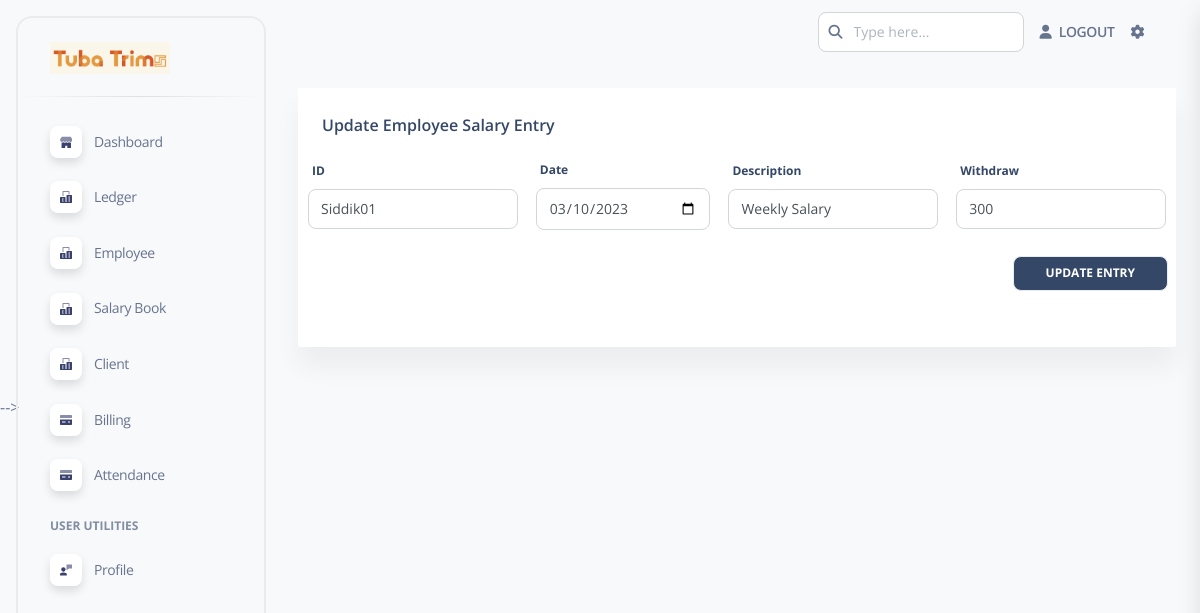
Page /update/salarybook/1 on the committed database.
### apps/home/models.py (models this page shows, shortened)
class SalaryBook(models.Model):
    employee = models.ForeignKey(Employee, on_delete=models.PROTECT)
    date = models.DateField()
    description = models.TextField(null=True)
    withdraw = models.IntegerField()
    class Meta:
        ordering = ['id']

class Employee(models.Model):
    emp_id = models.CharField(primary_key=True, max_length=20)
    name = models.CharField(max_length=50)
    phone = models.CharField(max_length=15)
    age = models.PositiveIntegerField()
    GENDER_CHOICES = (
        ('M', 'Male'),
        ('F', 'Female'),
    )
    gender = models.CharField(max_length=1, choices=GENDER_CHOICES, null=True)
    address = models.CharField(max_length=100)
    salary = models.IntegerField()
    g_name = models.CharField(max_length=50, null=True, )
    g_phone = models.CharField(max_length=15, null=True)

### apps/home/views.py (the view)
# urls.py: path('update/salarybook/<str:id>', views.update_salarybook_entry, name='update_salarybook'), # update entry of General Ledger
def update_salarybook_entry(request,id):
    record = SalaryBook.objects.get(id=id)
    if request.method == 'POST':
            record.date = request.POST.get('date')
            record.description = request.POST.get('description')
            record.withdraw = request.POST.get('withdraw')
            record.save()
            return redirect('employee_ledger')
    context = {
        'record':record
    }
    return render(request, 'forms/update-salarybook.html', context)

### apps/context_processors.py (called while the page is built)
def cfg_assets_root(request):
    return { 'ASSETS_ROOT' : settings.ASSETS_ROOT }

### apps/templates/forms/update-salarybook.html (shortened to what this page needs)
{% extends 'layouts/base.html' %}
{% block content %}
  <div class="w-full px-6 py-6 mx-auto">
    <div class="flex flex-wrap -mx-3">
      <div class="flex-none w-full max-w-full px-3">
        <div class="relative flex flex-col min-w-0 mb-6 break-words bg-white border-0 border-transparent border-solid shadow-soft-xl rounded-sm bg-clip-border">
          <div class="p-6 pb-0 mb-0 bg-white border-b-0 border-b-solid rounded-t-2xl border-b-transparent">
            <h6>Update Employee Salary Entry</h6>
          </div>
          <div class="relative flex flex-col min-w-0 mb-12 break-words bg-white rounded-sm bg-clip-border">
            <div class="flex-auto px-0 pt-0 pb-2">
              <div class="p-0 overflow-x-auto">
                <form role="form text-left" method="POST" autocomplete="off">
                  <table class="items-center justify-center w-full mb-0 align-top text-slate-500">
                    <tbody>
                      <tr>
                        <td class="p-2 align-middle bg-transparent whitespace-nowrap shadow-transparent">
                          <label class="mb-2 ml-1 font-bold text-size-xs text-slate-700">ID</label>
                          <div class="mb-4">
                            <input type="text" class="text-size-sm focus:shadow-soft-primary-outline leading-5.6 ease-soft block w-full appearance-none rounded-lg border border-solid border-gray-300 bg-white bg-clip-padding py-2 px-3 font-normal text-gray-700 transition-all focus:border-fuchsia-300 focus:bg-white focus:text-gray-700 focus:outline-none focus:transition-shadow" placeholder="ID" name="emp_id" id="emp_id" value="{{record.employee.emp_id}}" disabled/>
                          </div>
                        </td>
                        <td class="p-2 align-middle bg-transparent whitespace-nowrap shadow-transparent">
                          <label class="mb-2 ml-1 font-bold text-size-xs text-slate-700">Date</label>
                          <div class="mb-4">
                            <input type="date" class="text-size-sm focus:shadow-soft-primary-outline leading-5.6 ease-soft block w-full appearance-none rounded-lg border border-solid border-gray-300 bg-white bg-clip-padding py-2 px-3 font-normal text-gray-700 transition-all focus:border-fuchsia-300 focus:bg-white focus:text-gray-700 focus:outline-none focus:transition-shadow" placeholder="Date" name="date" id="date" value="{{record.date|date:'Y-m-d'}}"/>
                          </div>
                        </td>
                        <td class="p-2 align-middle bg-transparent whitespace-nowrap shadow-transparent">
                          <label class="mb-2 ml-1 font-bold text-size-xs text-slate-700">Description</label>
                          <div class="mb-4">
                            <input type="text" class="text-size-sm focus:shadow-soft-primary-outline leading-5.6 ease-soft block w-full appearance-none rounded-lg border border-solid border-gray-300 bg-white bg-clip-padding py-2 px-3 font-normal text-gray-700 transition-all focus:border-fuchsia-300 focus:bg-white focus:text-gray-700 focus:outline-none focus:transition-shadow" placeholder="Description" name="description" id="description" value="{{record.description}}"/>
                          </div>
                        </td>
                        <td class="p-2 align-middle bg-transparent whitespace-nowrap shadow-transparent">
                          <label class="mb-2 ml-1 font-bold text-size-xs text-slate-700">Withdraw</label>
                          <div class="mb-4">
                            <input type="number" class="text-size-sm focus:shadow-soft-primary-outline leading-5.6 ease-soft block w-full appearance-none rounded-lg border border-solid border-gray-300 bg-white bg-clip-padding py-2 px-3 font-normal text-gray-700 transition-all focus:border-fuchsia-300 focus:bg-white focus:text-gray-700 focus:outline-none focus:transition-shadow" placeholder="withdraw" name="withdraw" id="withdraw" value="{{record.withdraw}}" />
                          </div>
                        </td>
                      </tr>
                    </tbody>
                  </table>
                  <div class="flex mr-2 overflow-hidden">
                    <div class="text-center mr-0 ml-auto">
                      <input type="submit" value="Update entry" class="inline-block px-8 py-2 mb-0 font-bold text-center uppercase align-middle transition-all bg-slate-700 border border-solid rounded-lg shadow-none cursor-pointer leading-pro ease-soft-in text-size-xs hover:scale-102 active:shadow-soft-xs text-white hover:border-slate-700hover:text-slate-700 hover:opacity-75 hover:shadow-none active:bg-slate-700 active:text-slate-700 active:hover:bg-transparent active:hover:text-slate-700"></input>
                    </div>
                  </div>
                </form>
              </div>
            </div>
        </div>
      </div>
    </div>
  </div>
{% endblock content %}

### rows in the picture
SalaryBook: emp_id "Siddik01", date "03/10/2023", description "Weekly Salary", withdraw "300"
